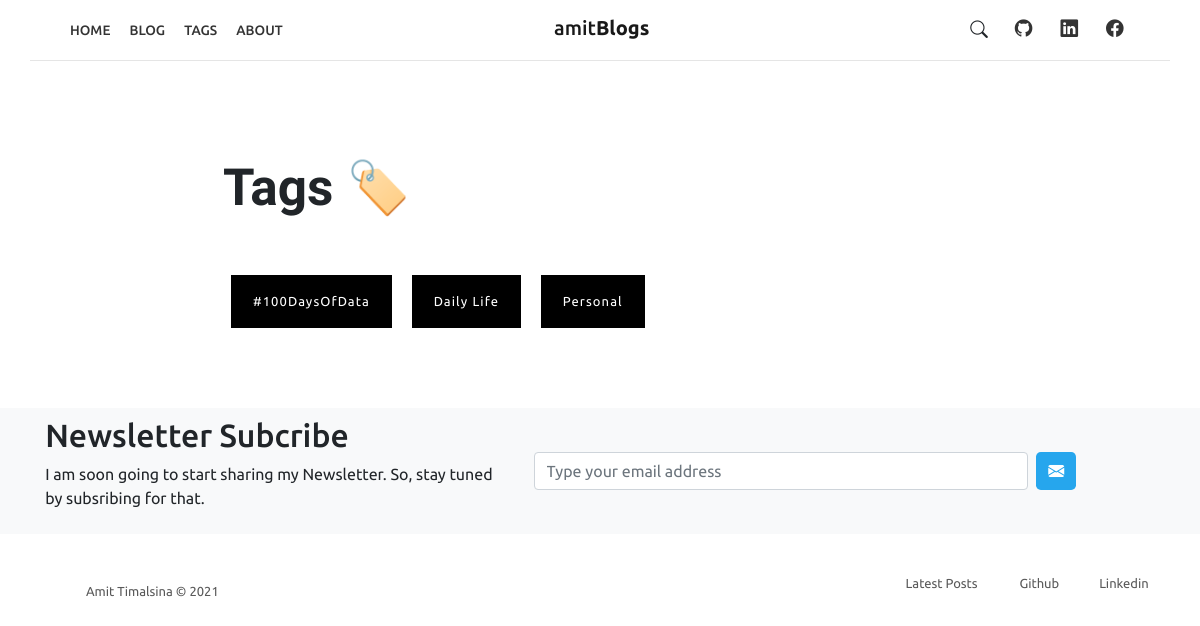
/blog/tags/, run on an earlier commit of the app's database.
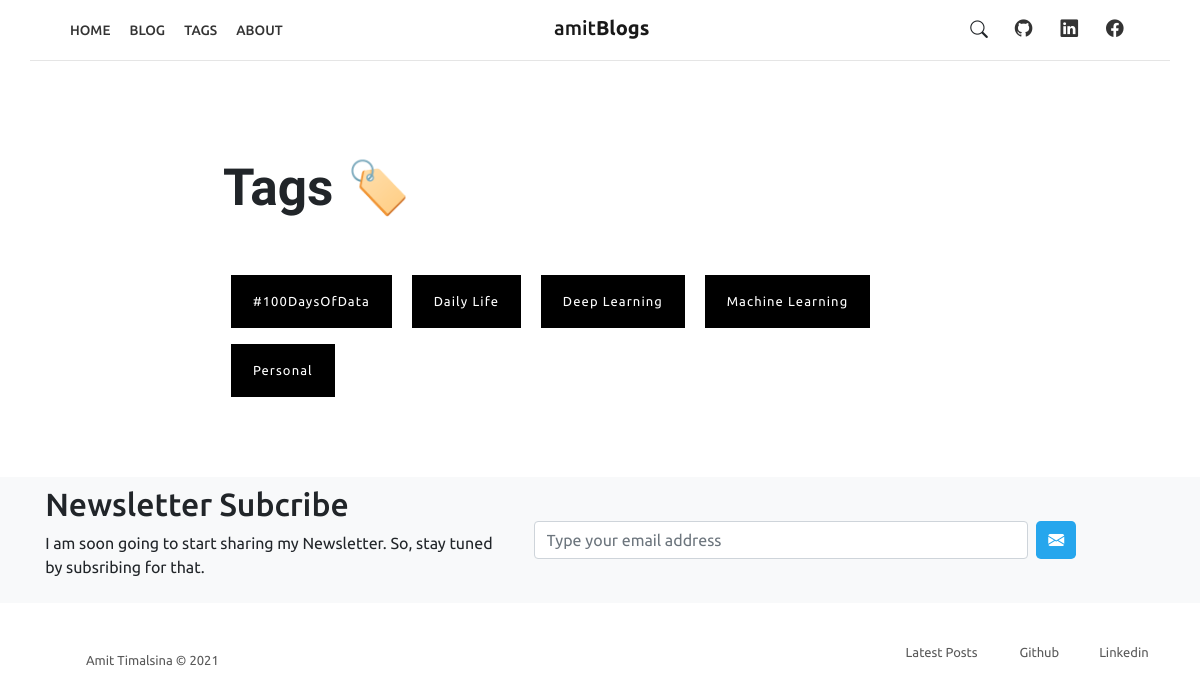
And on a later commit of the database.
### blog/models.py (models this page shows, shortened)
class Tag(models.Model):
    name = models.CharField(max_length=200)
    slug = models.SlugField(null=True, blank=True)
    class Meta:
        ordering = ['name']

### blog/views.py (the view)
# urls.py: path('tags/', views.tags, name='tags'),
def tags(request):
    tags = Tag.objects.all()
    form = EmailSignupForm()
    context = {'tags': tags, 'form': form}
    return render(request, 'blog/tags.html', context)

### blog/forms.py
class EmailSignupForm(forms.ModelForm):
    email = forms.EmailField(widget=forms.TextInput(attrs={
        "type": "email",
        "name": "email",
        "class": "form-control",
        "placeholder": "Type your email address",
    }), label="")
    class Meta:
        model = Signup
        fields = ('email', )

### blog/templates/blog/tags.html (shortened to what this page needs)
{% extends 'blog/main.html' %}
{% load static %}
{% block content %}
<div class="container my-3 my-md-5">
  <div class="row justify-content-center p-5">
    <div class="col-md-10 col-lg-9">
      <h2 class="m-0" style="font-size: 3.2rem; font-family: 'Buda', cursive; font-weight: bold;">Tags 🏷️</h2>
    </div>
  </div>
  <div class="row justify-content-center">
    <div class="col-md-10 col-lg-9 px-5 mb-4 text-left">
      {% for tag in tags %}
      <a href="{% url 'tag' tag.slug %}" class="btn btn-dark m-2">{{ tag.name }}</a>
      {% endfor %}
    </div>
  </div>
</div>
{% endblock content %}

What changed in the data, as far as the page shows it:
added Tag: name "Deep Learning"
added Tag: name "Machine Learning"
